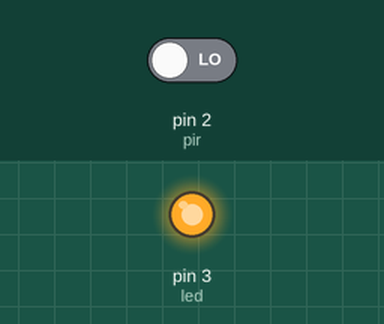
Simulated run of this sketch. Board: Arduino Uno, built with avr-gcc and run on an emulated ATmega328P. Shown: output pins drawn as LEDs (lit = HIGH). The test bench sets the inputs (shaded band); at power-on: pin 2 (pir) LOW. What the sketch prints to the serial monitor is not drawn.

Above: at 0.1 s.
Timing chart, 0 to 1.6 s (numbered marks = the images above):
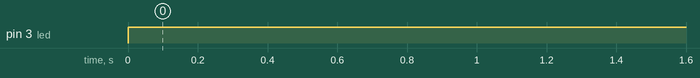

The sketch:

start_simulating1.ino
```cpp
int pir = 2;
int led = 3;

void setup()
{
  pinMode(2, INPUT);
  pinMode(led, OUTPUT);
  Serial.begin(9600);
}

void loop()
{
  int i = digitalRead(pir);
  Serial.print(i);
  if (i==i)
  {
  digitalWrite(led,HIGH);
    delay(10000);

  }
  else
  {
  digitalWrite(led,LOW);
   delay(10000);
  }

}
```

Measured:
- by itself, pin 3 (led): LOW → HIGH at 0.00 s
